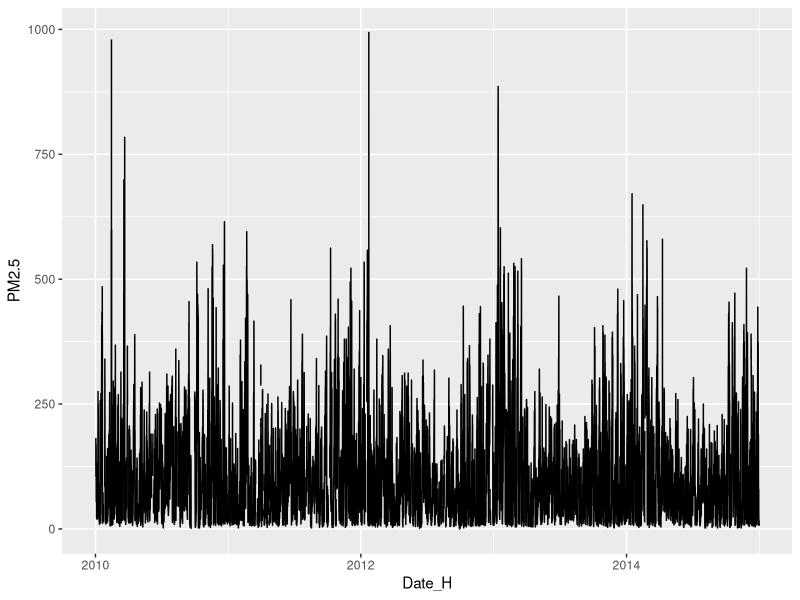
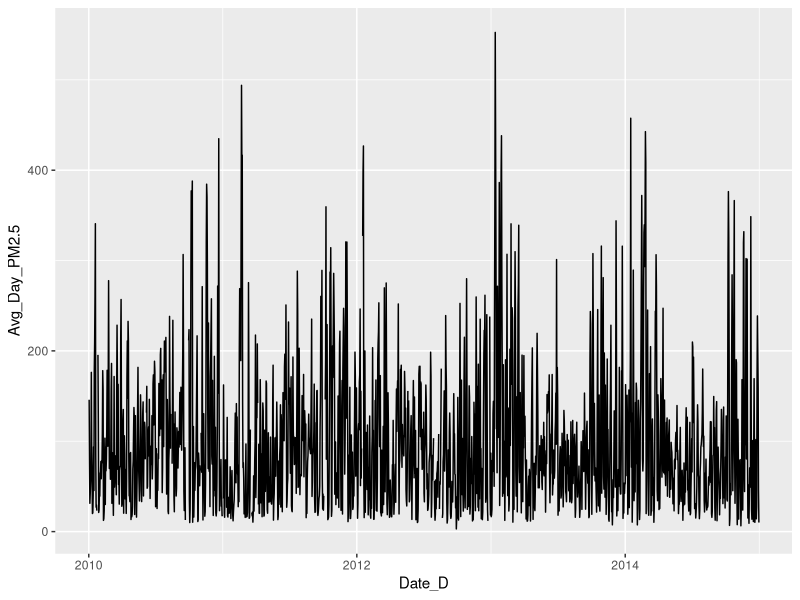
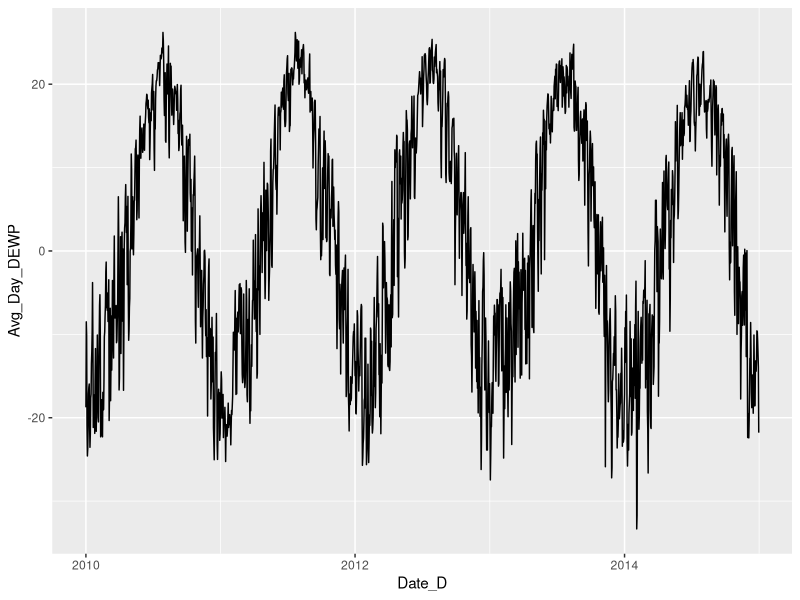
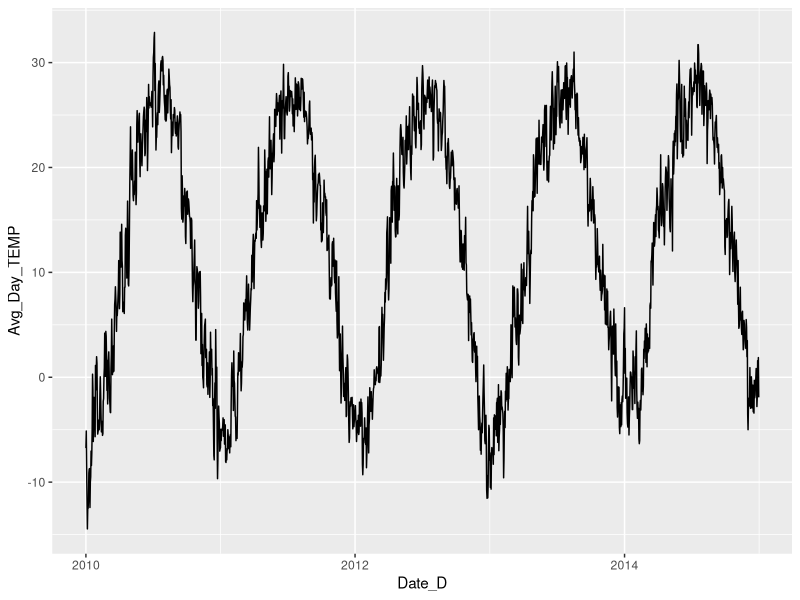
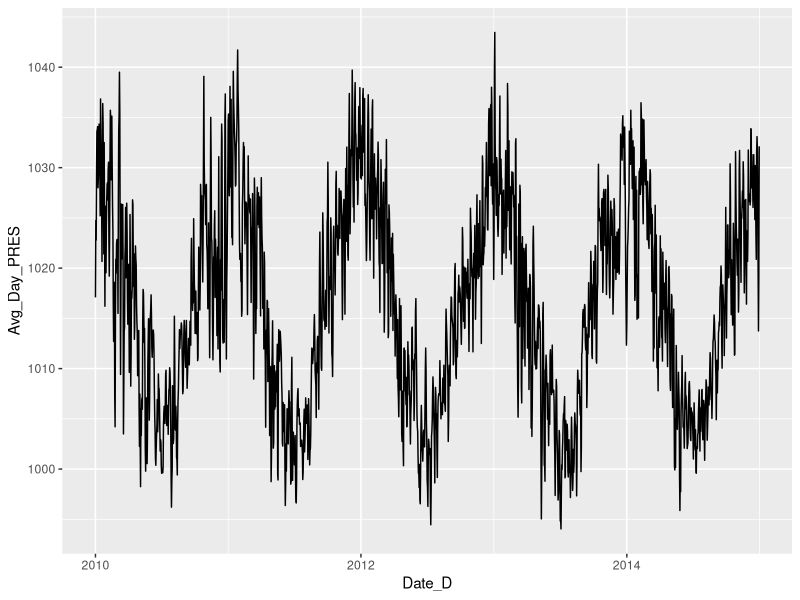
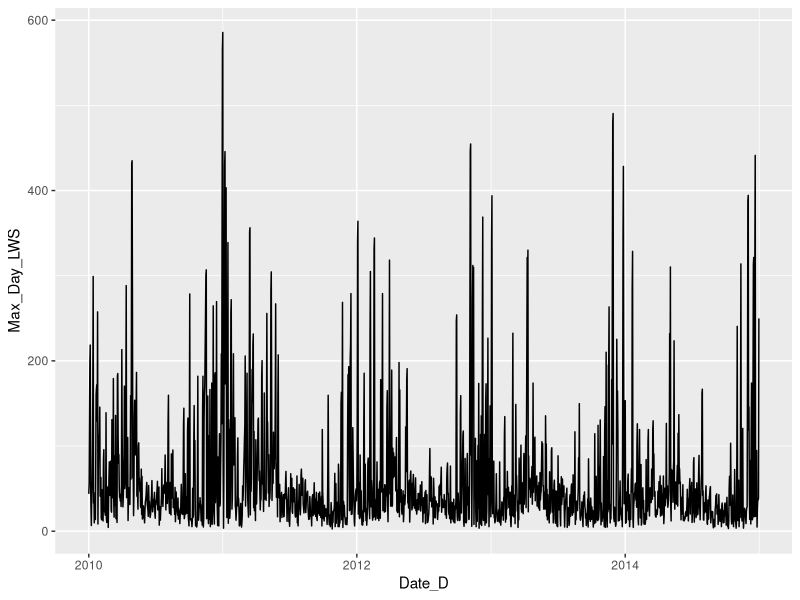
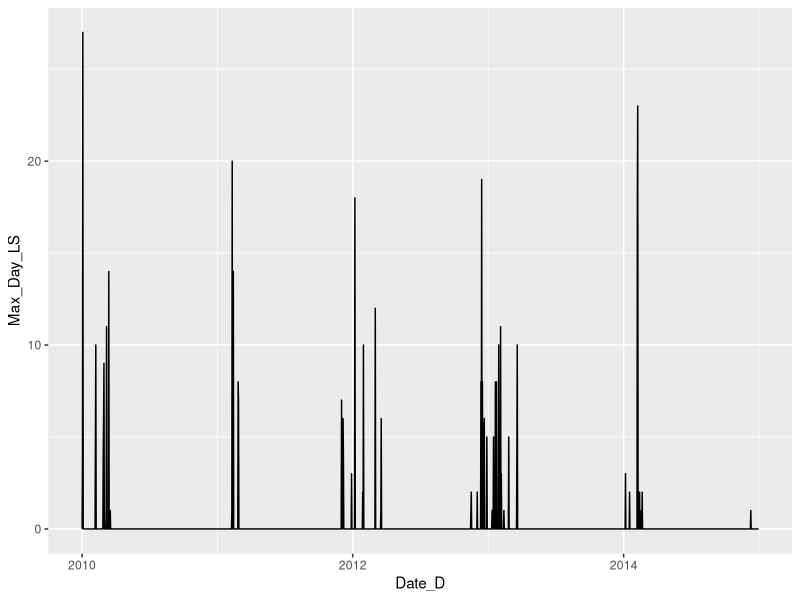
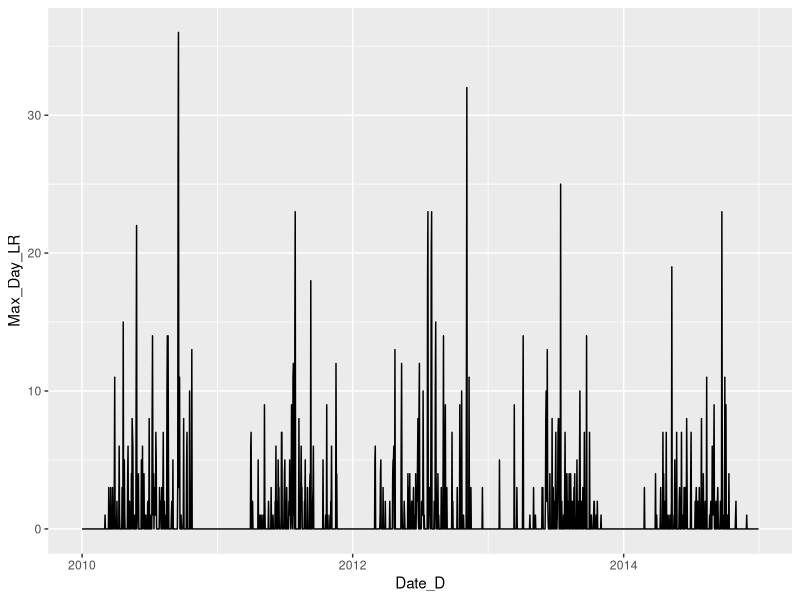

The R source for these figures, in order:
## ---- chunk 1
knitr::opts_chunk$set(echo = TRUE)
## ---- chunk 2
#load libraries
library("tidyverse")
library("lubridate")
library("ggplot2")
library(dplyr)

## ---- chunk 3
#Read and check data
Pollution<-read.csv("Final Project Data.csv",header=TRUE)
head(Pollution)
names(Pollution)
summary(Pollution)
# Change TEMP and PRES as numeric
Pollution$TEMP<-as.numeric(Pollution$TEMP)
Pollution$PRES<-as.numeric(Pollution$PRES)
summary(Pollution)
#Create date-time column for hourly data
Pollution$Date_H=with(Pollution, ymd_h(paste(Year, Month, Day, Hour, sep= ' ')))
#Create date column for daily data
Pollution$Date_D=with(Pollution, ymd(paste(Year, Month, Day)))
Pollution[1:5,]
#Hourly Plots
Pollution %>% 
  ggplot(aes(Date_H,PM2.5))+ geom_line()
# Build Daily data
Pollution_Daily<-Pollution %>%
  group_by(Date_D) %>%
  summarise(
  Avg_Day_PM2.5=mean(PM2.5,na.rm=TRUE),
  Avg_Day_DEWP=mean(DEWP,na.rm=TRUE),
  Avg_Day_TEMP=mean(TEMP,na.rm=TRUE),
  Avg_Day_PRES=mean(PRES,na.rm=TRUE),
  Max_Day_LWS=max(LWS,na.rm=TRUE),
  Max_Day_LS=max(LS,na.rm=TRUE),
  Max_Day_LR=max(LR,na.rm=TRUE),
  Max_Day_CBWD=nth(CBWD,which.max(LWS)))
# Convert Daily table to a data frame
Pollution_Daily=as.data.frame(Pollution_Daily)
# Check data structure and data summary
str(Pollution_Daily)
summary(Pollution_Daily)
# Daily Plots
 ggplot(Pollution_Daily, aes(Date_D, Avg_Day_PM2.5)) +
  geom_line()
 ggplot(Pollution_Daily, aes(Date_D, Avg_Day_DEWP)) +
  geom_line() 
ggplot(Pollution_Daily, aes(Date_D, Avg_Day_TEMP)) +
  geom_line()
ggplot(Pollution_Daily, aes(Date_D, Avg_Day_PRES)) +
  geom_line()
ggplot(Pollution_Daily, aes(Date_D, Max_Day_LWS)) +
  geom_line()
ggplot(Pollution_Daily, aes(Date_D, Max_Day_LS)) +
  geom_line()
ggplot(Pollution_Daily, aes(Date_D, Max_Day_LR)) +
  geom_line()
#Use functions year, month and day to create Year, Month and Day Columns
Pollution_Daily$Year=year(Pollution_Daily$Date_D)
Pollution_Daily$Month=month(Pollution_Daily$Date_D)
Pollution_Daily$Day=day(Pollution_Daily$Date_D)
head(Pollution_Daily)
#Fix NaN values in PM2.5 and set to NAs
Pollution_Daily$Avg_Day_PM2.5[is.nan(Pollution_Daily$Avg_Day_PM2.5)]<-NA
